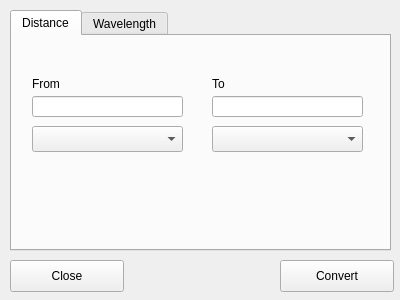
<?xml version="1.0" encoding="UTF-8"?>
<ui version="4.0">
 <class>UnitConverter</class>
 <widget class="QWidget" name="UnitConverter">
  <property name="geometry">
   <rect>
    <x>0</x>
    <y>0</y>
    <width>400</width>
    <height>300</height>
   </rect>
  </property>
  <property name="windowTitle">
   <string>Unit Converter</string>
  </property>
  <widget class="QTabWidget" name="tabWidget">
   <property name="geometry">
    <rect>
     <x>10</x>
     <y>10</y>
     <width>381</width>
     <height>241</height>
    </rect>
   </property>
   <property name="currentIndex">
    <number>0</number>
   </property>
   <widget class="QWidget" name="tab_Distance">
    <attribute name="title">
     <string>Distance</string>
    </attribute>
    <widget class="QLabel" name="lbl_DistanceFrom">
     <property name="geometry">
      <rect>
       <x>20</x>
       <y>40</y>
       <width>62</width>
       <height>16</height>
      </rect>
     </property>
     <property name="text">
      <string>From</string>
     </property>
    </widget>
    <widget class="QComboBox" name="com_DistanceFrom">
     <property name="geometry">
      <rect>
       <x>20</x>
       <y>90</y>
       <width>151</width>
       <height>26</height>
      </rect>
     </property>
    </widget>
    <widget class="QComboBox" name="com_DistanceTo">
     <property name="geometry">
      <rect>
       <x>200</x>
       <y>90</y>
       <width>151</width>
       <height>26</height>
      </rect>
     </property>
    </widget>
    <widget class="QLabel" name="lbl_DistanceTo">
     <property name="geometry">
      <rect>
       <x>200</x>
       <y>40</y>
       <width>62</width>
       <height>16</height>
      </rect>
     </property>
     <property name="text">
      <string>To</string>
     </property>
    </widget>
    <widget class="QLineEdit" name="txt_DistanceFrom">
     <property name="geometry">
      <rect>
       <x>20</x>
       <y>60</y>
       <width>151</width>
       <height>21</height>
      </rect>
     </property>
    </widget>
    <widget class="QLineEdit" name="txt_DistanceTo">
     <property name="geometry">
      <rect>
       <x>200</x>
       <y>60</y>
       <width>151</width>
       <height>21</height>
      </rect>
     </property>
    </widget>
   </widget>
   <widget class="QWidget" name="tab_Wavelength">
    <attribute name="title">
     <string>Wavelength</string>
    </attribute>
    <widget class="QComboBox" name="com_WavelengthTo">
     <property name="geometry">
      <rect>
       <x>200</x>
       <y>90</y>
       <width>151</width>
       <height>26</height>
      </rect>
     </property>
    </widget>
    <widget class="QComboBox" name="com_WavelengthFrom">
     <property name="geometry">
      <rect>
       <x>20</x>
       <y>90</y>
       <width>151</width>
       <height>26</height>
      </rect>
     </property>
    </widget>
    <widget class="QLabel" name="lbl_WavelengthFrom">
     <property name="geometry">
      <rect>
       <x>20</x>
       <y>40</y>
       <width>62</width>
       <height>16</height>
      </rect>
     </property>
     <property name="text">
      <string>From</string>
     </property>
    </widget>
    <widget class="QLabel" name="lbl_WavelengthTo">
     <property name="geometry">
      <rect>
       <x>200</x>
       <y>40</y>
       <width>62</width>
       <height>16</height>
      </rect>
     </property>
     <property name="text">
      <string>To</string>
     </property>
    </widget>
    <widget class="QLineEdit" name="txt_WavelengthFrom">
     <property name="geometry">
      <rect>
       <x>20</x>
       <y>60</y>
       <width>151</width>
       <height>21</height>
      </rect>
     </property>
    </widget>
    <widget class="QLineEdit" name="txt_WavelengthTo">
     <property name="geometry">
      <rect>
       <x>200</x>
       <y>60</y>
       <width>151</width>
       <height>21</height>
      </rect>
     </property>
    </widget>
   </widget>
  </widget>
  <widget class="QPushButton" name="btn_Close">
   <property name="geometry">
    <rect>
     <x>10</x>
     <y>260</y>
     <width>114</width>
     <height>32</height>
    </rect>
   </property>
   <property name="text">
    <string>Close</string>
   </property>
  </widget>
  <widget class="QPushButton" name="btn_Convert">
   <property name="geometry">
    <rect>
     <x>280</x>
     <y>260</y>
     <width>114</width>
     <height>32</height>
    </rect>
   </property>
   <property name="text">
    <string>Convert</string>
   </property>
  </widget>
 </widget>
 <resources/>
 <connections/>
</ui>
